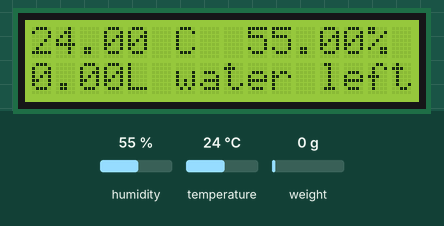
Bench run of a sketch on a simulated ESP32. Parts: 16×2 character LCD. The test bench sets the inputs (shaded band); at power-on: humidity 55 %, weight on the scale 0 g, temperature 24 °C. WiFi joins after 1.5 s; servers stay silent unless stated; uploads are accepted with an empty reply; what the sketch prints to the serial monitor is not drawn.

Above: at 3.7 s.
3.8 s: humidity set to 22 %
At 6.4 s:
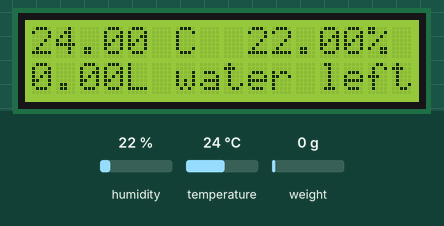
6.7 s: weight on the scale set to 100 g
At 7.4 s:
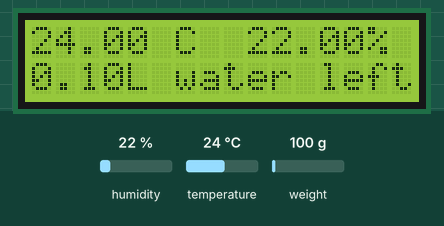
8.3 s: temperature set to 12 °C
At 10.5 s:
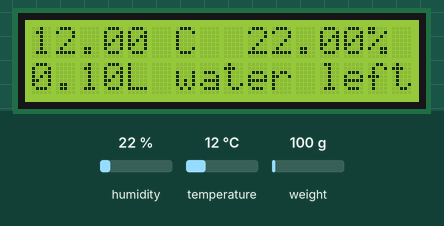
11.0 s: weight on the scale set to 1250 g
At 12.3 s:
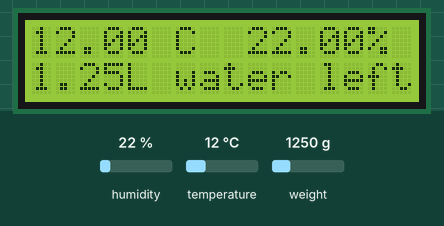
12.6 s: humidity set to 40 %
At 14.4 s:
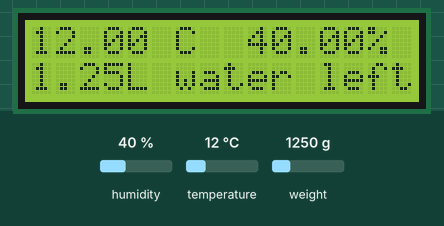
15.3 s: weight on the scale set to 2500 g
At 16.5 s:
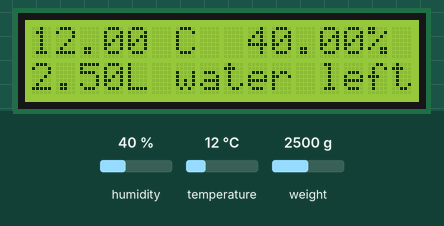
Timing chart, 0 to 17.9 s (numbered marks = the images above; inputs shaded):
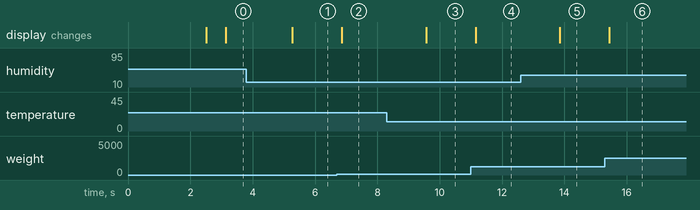

The sketch:

temphumwater.ino
```cpp
#include <LiquidCrystal_I2C.h>
#include <Arduino.h>
#include "HX711.h"
#include "DHT.h"
#include <esp_now.h>
#include <esp_wifi.h>
#include <WiFi.h>
#include <HTTPClient.h>

// HX711 circuit wiring
#define LOADCELL_DOUT_PIN 25
#define LOADCELL_SCK_PIN 26

#define CHANNEL 1
#define DHTPIN 32
#define DHTTYPE DHT11

HX711 scale;
DHT dht(DHTPIN, DHTTYPE);

LiquidCrystal_I2C lcd(0x27, 16, 2);  // set the LCD address and the number of columns and rows

TaskHandle_t Task1;
//SERVER STUFF
const char* ssid = "Mevlut";
const char* password = "23012003";
const char* serverWater = "http://192.168.125.61/water";
const char* serverTemp = "http://192.168.125.61/temp";
const char* serverHum = "http://192.168.125.61/humidity";

String waterPost;
String tempPost;
String humPost;
int httpResponseCode;

uint8_t broadcastAddress[] = { 0xB4, 0x8A, 0x0A, 0x5E, 0x09, 0x3C };  //MASTER//
unsigned long lastTime = 0;
unsigned long timerDelay = 500;
unsigned long timerDelayWifi = 5000;
bool wifi_connected;
unsigned long previousMillis = 0;

WiFiClient client;
HTTPClient http;
esp_now_peer_info_t peerInfo;

float temperature;
float humidity;
float water;
typedef struct slave_send {
  uint8_t id = 1;
  int8_t temp;
  uint8_t humidity;
  uint8_t coPpm;
  uint8_t water;
  uint8_t motion;
  uint8_t istherefire;
  uint8_t firealarm;
} slave_send;
slave_send info;

void OnDataSent(const uint8_t* mac_addr, esp_now_send_status_t status) {
  Serial.print("\r\nLast Packet Send Status:\t");
  Serial.println(status == ESP_NOW_SEND_SUCCESS ? "Delivery Success" : "Delivery Fail");
}
void wifi_connection() {
  WiFi.mode(WIFI_AP_STA);
  WiFi.begin(ssid, password);

  unsigned long startingTime = millis();
  while (WiFi.status() != WL_CONNECTED) {
    delay(100);
    Serial.print(".");
    lastTime = millis();
    if (lastTime - startingTime > timerDelayWifi) break;
  }
  if (WiFi.status() == WL_CONNECTED) {
    wifi_connected = true;
    Serial.println("");
    Serial.print("Connected to WiFi network with IP Address: ");
    Serial.println(WiFi.localIP());
  } else wifi_connected = false;
}
void http_post_request() {
  if ((millis() - lastTime) > timerDelay) {
    //Check WiFi connection status
    if (wifi_connected) {
      http.begin(client, serverTemp);
      http.addHeader("Content-Type", "application/x-www-form-urlencoded");
      tempPost = "temp=" + String(temperature);
      http.POST(tempPost);
      http.end();

      http.begin(client, serverWater);
      http.addHeader("Content-Type", "application/x-www-form-urlencoded");
      waterPost = "water=" + String(water);
      http.POST(waterPost);
      http.end();

      http.begin(client, serverHum);
      http.addHeader("Content-Type", "application/x-www-form-urlencoded");
      humPost = "humidity=" + String(humidity);
      http.POST(humPost);
      http.end();
    }
    lastTime = millis();
  }
}

void esp_now_setup() {
  esp_wifi_set_channel(CHANNEL, WIFI_SECOND_CHAN_NONE);
  esp_now_init();
  esp_now_register_send_cb(OnDataSent);
  memcpy(peerInfo.peer_addr, broadcastAddress, 6);
  peerInfo.encrypt = false;
  if (esp_now_add_peer(&peerInfo) != ESP_OK) {
    Serial.println("Failed to add peer");
    return;
  }
}

void Task1code(void* parameter) {
  vTaskDelay(10);
  for (;;) {
    water = scale.get_units(5);
    if (water < 0) water = 0;
    else water /= 1000;
    Serial.println(water, 2);

    temperature = dht.readTemperature();
    humidity = dht.readHumidity();
    Serial.println(temperature);
    Serial.println(humidity);

    lcd.setCursor(0, 1);  // set the cursor to column 0, line 1
    lcd.print(String(water) + "L water left");
    lcd.setCursor(0, 0);  // set the cursor to column 0, line 1
    lcd.print(String(temperature) + " C  " + String(humidity) + "%");
  }
}

void setup() {
  Serial.begin(115200);

  wifi_connection();
  esp_now_setup();

  scale.begin(LOADCELL_DOUT_PIN, LOADCELL_SCK_PIN);
  scale.set_offset(4294419263);
  scale.set_scale(-112);  // **********BURASI KALİBRE ŞEYSİ ***********
  //scale.set_scale(-471.497);   // this value is obtained by calibrating the scale with known weights; see the README for details
  scale.tare();
  lcd.begin();
  lcd.backlight();
  dht.begin();

  xTaskCreatePinnedToCore(
    Task1code, /* Task function. */
    "Task1",   /* name of task. */
    10000,     /* Stack size of task */
    NULL,      /* parameter of the task */
    1,         /* priority of the task */
    &Task1,    /* Task handle to keep track of created task */
    0);        /* pin task to core 0 */
}

void loop() {
  if (!wifi_connected) {
    info.water = water;
    info.temp = temperature;
    info.humidity = humidity;
    esp_now_send(broadcastAddress, (uint8_t*)&info, sizeof(info));
  } else http_post_request();

  delay(500);
}
```

Measured:
- after the input at 3.8 s, the display: changes after 1.5 s (image 1)
- after the input at 6.7 s, the display: changes after 0.16 s (image 2)
- after the input at 8.3 s, the display: changes after 1.3 s (image 3)
- after the input at 11.0 s, the display: changes after 0.15 s (image 4)
- after the input at 12.6 s, the display: changes after 1.2 s (image 5)
- after the input at 15.3 s, the display: changes after 0.14 s (image 6)
